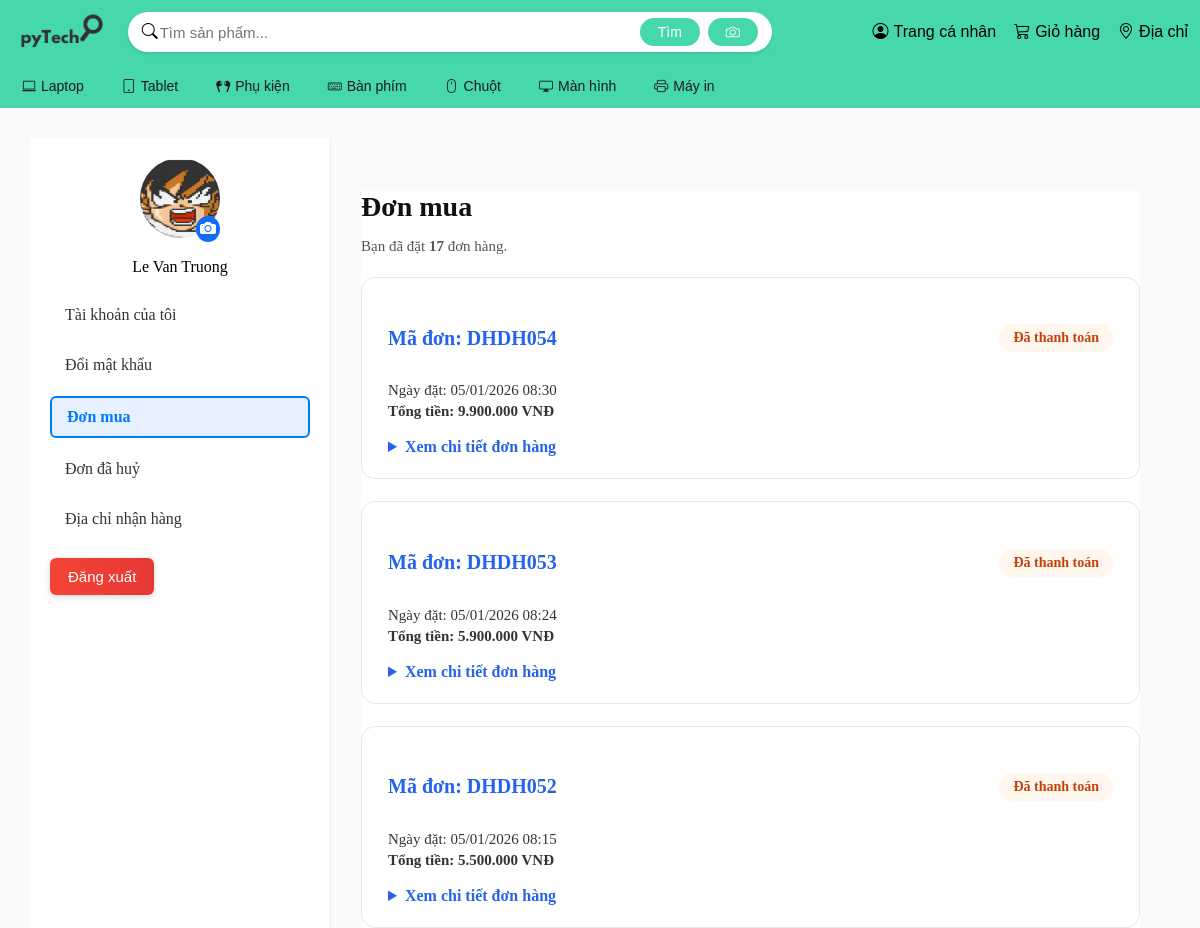
/accounts/profile/orders/ (signed in, upper part), run on an earlier commit of the app's database.
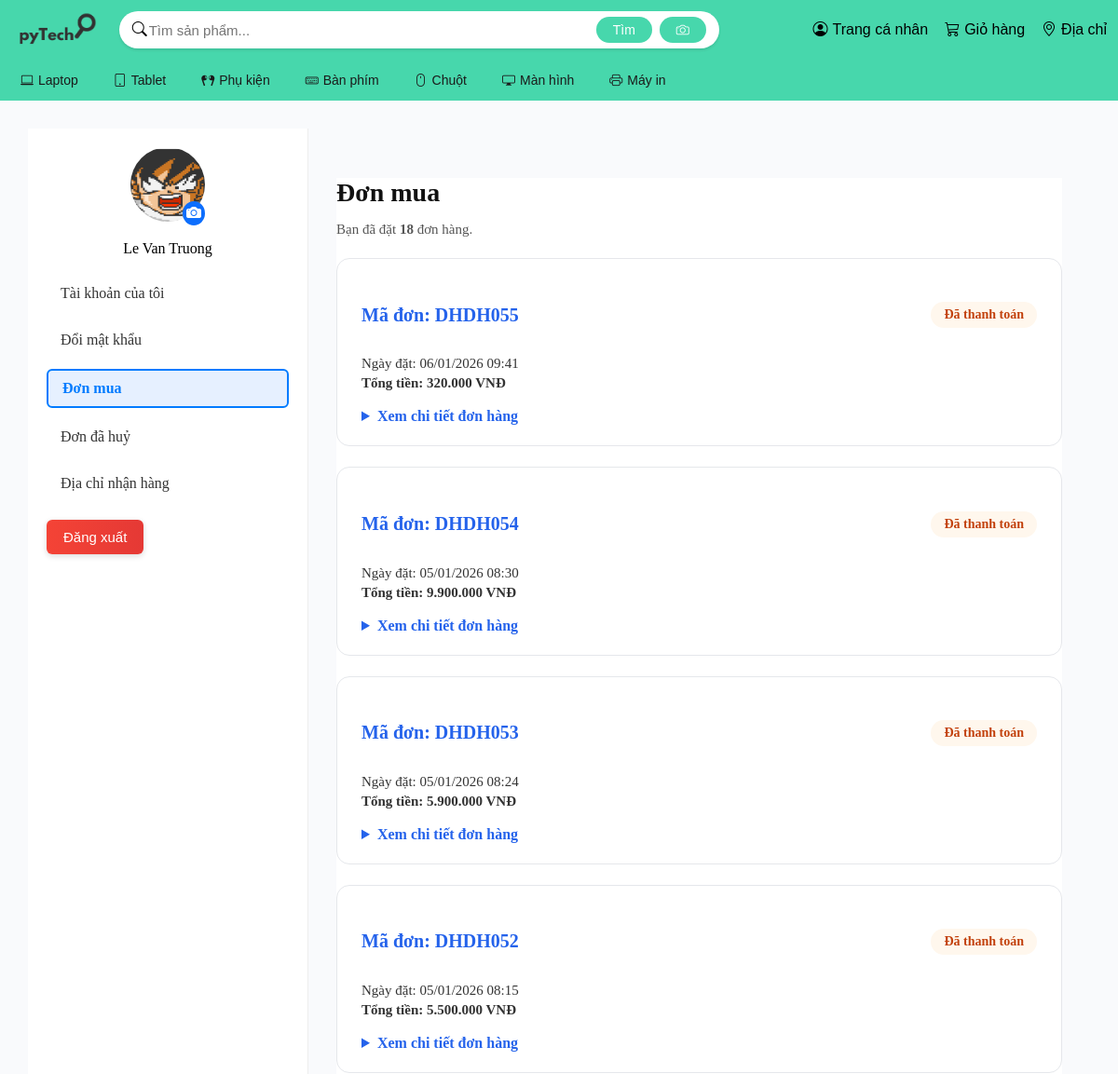
And on a later commit of the database.
### orders/models.py (models this page shows, shortened)
class Order(models.Model):
    id = models.CharField(primary_key=True, verbose_name="Mã đơn hàng")
    customer = models.ForeignKey('accounts.Customer', on_delete=models.CASCADE, verbose_name="Khách hàng")
    address = models.ForeignKey('accounts.Address' , null=True, blank=True, on_delete=models.SET_NULL, verbose_name="Mã địa chỉ")
    payment = models.ForeignKey(Payment, null=True, blank=True, on_delete=models.SET_NULL, verbose_name="Mã PTTT")
    order_date = models.DateTimeField(auto_now_add=True, verbose_name="Ngày tạo đơn")
    status = models.CharField(max_length=20, default='đang chờ xử lý', verbose_name="Trạng thái đơn hàng")
    total_amount = models.DecimalField(max_digits=12, decimal_places=0, verbose_name="Tổng tiền")
    shipping_cost = models.DecimalField(max_digits=12, decimal_places=2, default=0, verbose_name="Phí vận chuyển")
    note = models.TextField(null=True, blank=True, verbose_name="Ghi chú")
    pickup_store_id = models.ForeignKey('stores.Store', null=True, blank=True, on_delete=models.SET_NULL, verbose_name="Cửa hàng nhận hàng")
    promotion= models.ForeignKey(PromotionEvent,null=True,blank=True,on_delete=models.SET_NULL,related_name='orders',
        verbose_name="Sự kiện khuyến mãi"
    )
    class Meta:
        verbose_name = "Đơn hàng"
        verbose_name_plural = "Đơn hàng"
    def formatted_price(self):
        try:
            return f"{int(self.total_amount):,} VNĐ".replace(",", ".")
        except (ValueError, TypeError):
            return self.total_amount

### accounts/views.py (the view)
# urls.py: path("profile/orders/", profile_orders, name="profile_orders"),
def profile_orders(request):
    customer_id = request.session.get('customer_id')
    if not customer_id:
        return redirect('login')
    customer = Customer.objects.get(id=customer_id)
    orders = Order.objects.filter(
        customer=customer
    ).exclude(status="Đã huỷ").order_by('-order_date')
    cancelled_orders = Order.objects.filter(
        customer=customer,
        status="Đã huỷ"
    ).order_by('-order_date')
    for order in orders:
        order.items = OrderItem.objects.filter(order=order)
        order.shipping_info = Address.objects.filter(order=order).first()
    for order in cancelled_orders:
        order.items = OrderItem.objects.filter(order=order)
        order.shipping_info = Address.objects.filter(order=order).first()
    return render(request, 'accounts/profile.html', {
        'customer': customer,
        'orders': orders,
        'cancelled_orders': cancelled_orders,
        'order_count': orders.count(),
        'active_section': 'orders'
    })

### orders/models.py (called while the page is built)
    def formatted_price(self):
        try:
            return f"{int(self.unit_price):,} VNĐ".replace(",", ".")
        except (ValueError, TypeError):
            return self.unit_price

### accounts/templates/accounts/profile.html (shortened to what this page needs)
{% extends "userBase.html" %}
{% block head %}
{% load static %}
<link rel="stylesheet" href="{% static 'css/profile.css' %}">
<link rel="stylesheet" href="{% static 'css/orders.css' %}">
{% load humanize %}
{% endblock %}
{% block content %}
<body>
<div class="container-user">
    <aside class="sidebar">
        <div class="user-info">
            <div class="avatar-wrapper">
                <img src="{% static 'TechStore/media/avt/s.png' %}" class="avatar-img">
                <span class="avatar-camera"><i class="bi bi-camera-fill"></i></span>
            </div>
            <p class="username">{{ customer.full_name }}</p>
        </div>
        <nav class="menu">
            <ul>
                <li class="{% if active_section == 'profile' %}active{% endif %}">
                    <a href="{% url 'profile' %}">Tài khoản của tôi</a>
                </li>
                <li class="{% if active_section == 'password' %}active{% endif %}">
                    <a href="{% url 'profile_password' %}">Đổi mật khẩu</a>
                </li>
                <li class="{% if active_section == 'orders' %}active{% endif %}">
                    <a href="{% url 'profile_orders' %}">Đơn mua</a>
                </li>
        <li class="{% if active_section == 'cancelled_orders' %}active{% endif %}">
            <a href="{% url 'profile_cancelled_orders' %}">Đơn đã huỷ</a>
        </li>
                <li class="{% if active_section == 'address' %}active{% endif %}">
                    <a href="{% url 'profile_address' %}">Địa chỉ nhận hàng</a>
                </li>
            </ul>
        </nav>
        <div class="logout-section">
            <a href="{% url 'logout' %}">
                <button id="logoutBtn">Đăng xuất</button>
            </a>
        </div>
    </aside>
    <main class="content">
        <section class="section orders-section {% if active_section == 'orders' %}active{% endif %}">
            <div class="section-header">
                <h2>Đơn mua</h2>
                <p>Bạn đã đặt <strong>{{ order_count }}</strong> đơn hàng.</p>
            </div>
            {% for order in orders %}
            <div class="order-box">
                <div class="order-header">
                    <h4>Mã đơn: DH{{ order.id }}</h4>
                    <span class="order-status {{ order.status|lower }}">
                    {{ order.status }}
                </span>
                </div>
                <div class="order-info">
                    <p> Ngày đặt: {{ order.order_date|date:"d/m/Y H:i" }}</p>
                    <p class="order-total">
                        Tổng tiền: {{ order.formatted_price }}
                    </p>
                </div>
                <details class="order-details">
                    <summary> Xem chi tiết đơn hàng</summary>
                </details>
            </div>
            {% endfor %}
        </section>
    </main>
</div>
{% endblock %}

What changed in the data, as far as the page shows it:
added Order: id "DH055", status "Đã thanh toán", order_date "06/01/2026 09:41", formatted_price "320.000 VNĐ"
Also different on the page:
{{ order_count }}: "17" → "18"
